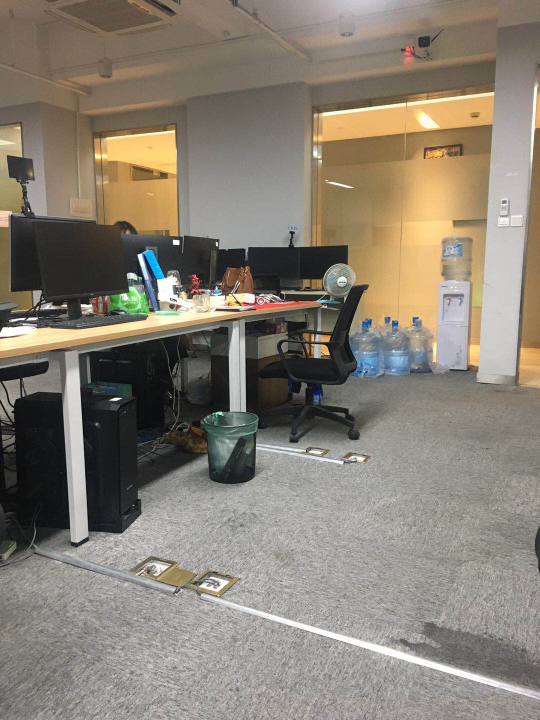
#> input picture 1.jpg, 1080 x 1440 px (shown at 1/2 size)
$ python MyRegistration.py
#> lines starting #> are read from the running program, lines starting #| are printed output that depends on the picture
### imgregiscls.py
import cv2
import numpy as np

# 2019/1/7 测试新的SSH
class ImageRegistration(object):
    """
    默认值：ratio=0.5, reprojThresh=5.0, show_lines=False, Hessian_Thresh=600
        @.ratio  用于筛选good_matches,0~1.0；
        @.reprojThresh  cv2.findHomography()传入参数，点对的阈值，原图像的点经过变换后点与目标图像上对应点的误差，1~10；
        @.show_lines  特征点之间连线，默认不画（False)；
        @.Hessian_Thresh  Hessian矩阵的阈值，阈值越大能检测的特征就越少
    """
    def __init__(self,meth='surf', ratio=0.50, reprojThresh=5.0, show_lines=False, Hessian_Thresh=700, opti_method='g'):
        self.method, self.ratio, self.reprojThresh, self.show_lines, self.Hessian_Thresh, self.opti_method =meth, ratio, reprojThresh, show_lines, Hessian_Thresh, opti_method

    def registration(self,imgs):
        """
        输入一对图像，完成融合拼接，返回融合后图像
        """
        (img1,img2) = imgs

        # 灰度图转换
        img1gray = cv2.cvtColor(img1,cv2.COLOR_BGR2GRAY)
        img2gray = cv2.cvtColor(img2,cv2.COLOR_BGR2GRAY)

        # 提取特征点
        if self.method == 'surf':
            surf_1 = cv2.xfeatures2d.SURF_create(self.Hessian_Thresh)  # self.Hessian_Thresh 是Hessian矩阵的阈值，阈值越大能检测的特征就越少
        else:
            surf_1 = cv2.xfeatures2d.SIFT_create(self.Hessian_Thresh)  # sift算法
        keypoints_surf_img2,desc2 = surf_1.detectAndCompute(img2gray,None) # None为mask参数
        keypoints_surf_img1,desc1 = surf_1.detectAndCompute(img1gray,None)

        """
        Keypoints类包含关键点位置、方向等属性信息：
            @.pt(2f):位置坐标；
            @.size(float):特征点邻域直径；
            @.angle(float):特征点方向(0~360°)，负值表示不使用；
            @.octave(int):特征点所在图像金字塔组；
            @.class_id(int)：用于聚类的id
        """
        good_match_points, Mat_trans, mask = self.get_matrix_goodmatch(keypoints_surf_img2,keypoints_surf_img1,desc2,desc1)

        # good_match_points绘线
        self.drawMatchesKnn_cv2(img1,img1gray,keypoints_surf_img1,img2,img2gray,keypoints_surf_img2,good_match_points)

        # 透视变换
        img_joint = cv2.warpPerspective(img2,Mat_trans,(img1.shape[1]+img2.shape[1],max(img1.shape[0],img2.shape[0])))
        temp = img_joint

        # 边界优化
        if self.opti_method == 'w':
            img_joint[:img1.shape[0],:img1.shape[1]] = img1
            # 四个角
            self.left_top,self.left_bottom,self.right_top,self.right_bottom = self.get_corners(img2,Mat_trans)
            img_result = self.OptimizeSeam(img1,temp,img_joint)
        elif self.opti_method == 'g':
            guasslup_list = [img1, temp]
            img_result = self.guass_lup(guasslup_list)
        return img_result

    # [193 lines left out: functions get_matrix_goodmatch, drawMatchesKnn_cv2, get_corners, OptimizeSeam, guass_lup, GaussiPyramidProcess and 2 more, not called in this run]

### MyRegistration.py
import cv2
import numpy as np

from imgregiscls import ImageRegistration

# 读入图片
img1 = cv2.imread('1.jpg') # 左边的图
#> img1 is the input picture: shape (1440, 1080, 3); mean B, G, R 116.1, 128.4, 136
img2 = cv2.imread('2.jpg') # 右边的图,进行透视变换
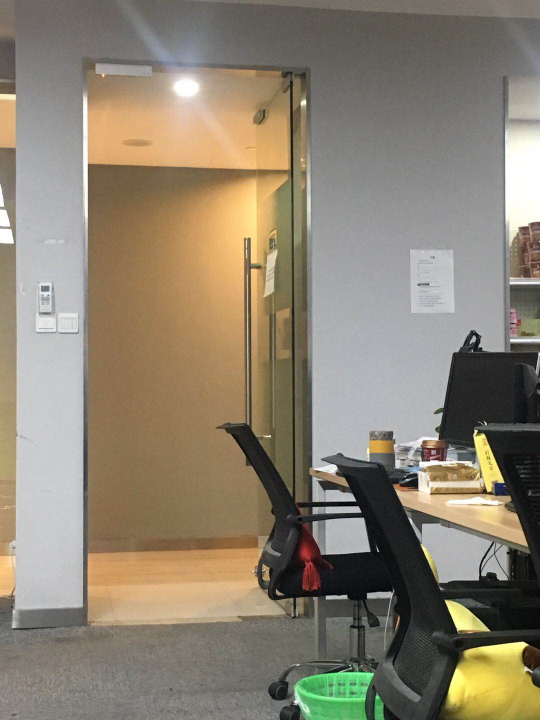
#> input picture 2.jpg, 1080 x 1440 px (shown at 1/2 size)
#> img2 is the input picture: shape (1440, 1080, 3); mean B, G, R 113.3, 130.4, 140.3

iregis = ImageRegistration(meth='surf', ratio=0.6, reprojThresh=5.0, show_lines=True, Hessian_Thresh=700, opti_method='g')
# iregis = ImageRegistration()
img_result = iregis.registration([img1, img2])
#> in registration, `img1gray = cv2.cvtColor(img1,cv2.COLOR_BGR2GRAY)`:
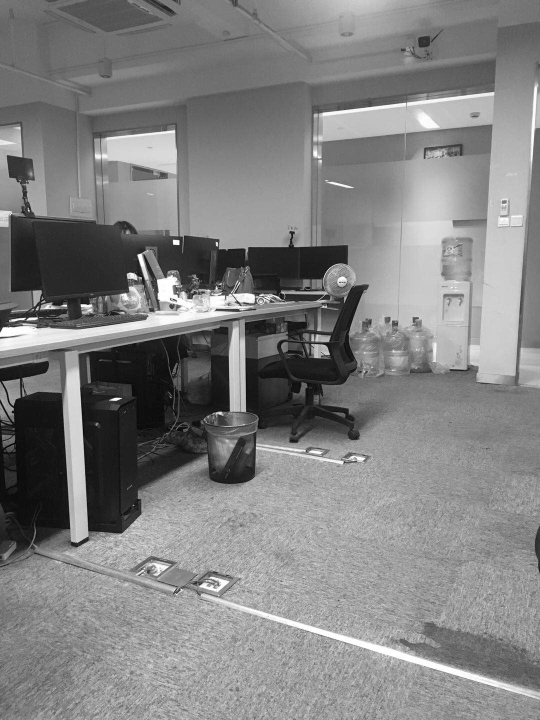
#> img1gray: shape (1440, 1080) (shown at 1/2 size); min 0, max 255, mean 129.3
#> in registration, `img2gray = cv2.cvtColor(img2,cv2.COLOR_BGR2GRAY)`:
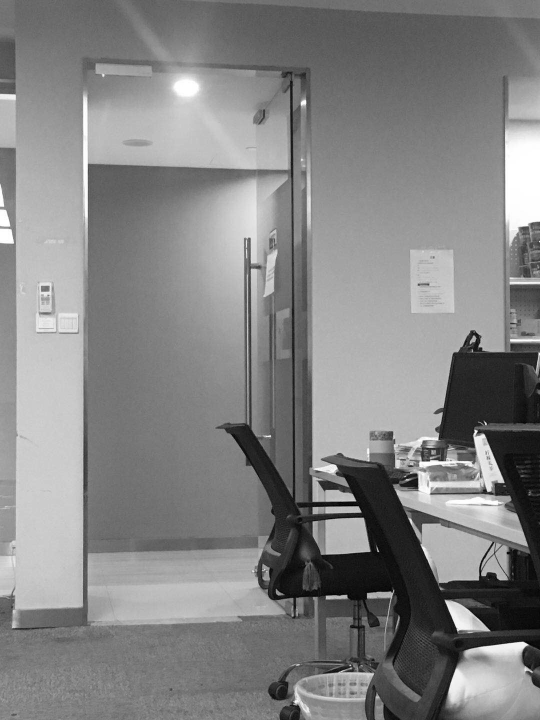
#> img2gray: shape (1440, 1080) (shown at 1/2 size); min 0, max 255, mean 131.4
#> (the run stopped early here; a loop or call above may not have finished)
